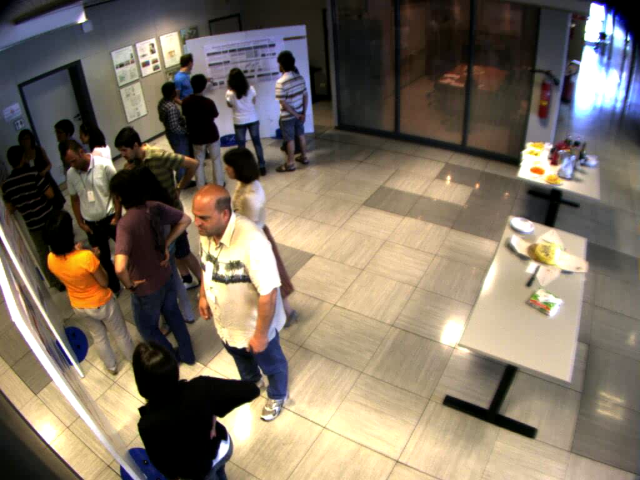
#> input picture playground/0.png, 640 x 480 px
$ python calculate_homography.py
#> lines starting #> are read from the running program, lines starting #| are printed output that depends on the picture; after the words box and inside, x2 and y2 are one past the last pixel; in counts of white or black regions, pixels touching at a corner belong together
# Required Imports
import numpy as np
import cv2

# Read color image
color_im = cv2.imread('0.png')
#> color_im is the input picture: shape (480, 640, 3); mean B, G, R 98.7, 113.8, 125.6

# pick source and destination points for perspective warping
pts_src = np.array([[510, 215], [461, 343], [571, 383],[587, 238]])
pts_dst = np.array([[515, 270], [515, 420], [595, 420],[595, 270]])

# draw source points
color_im = cv2.polylines(color_im, [pts_src], True, (0, 255, 0))
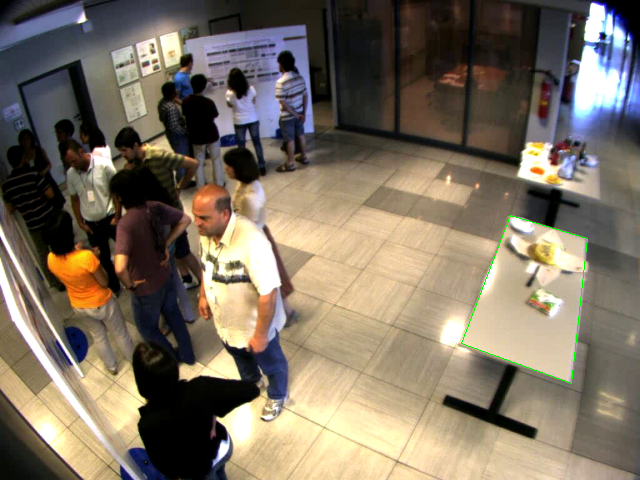
#> color_im: shape (480, 640, 3); 0.15% of pixels changed, all inside (x1, y1, x2, y2) = (461, 215, 588, 384)

# find homography and warp perspective
h, status = cv2.findHomography(pts_src, pts_dst)
im_out = cv2.warpPerspective(color_im, h, (color_im.shape[1], color_im.shape[0]))
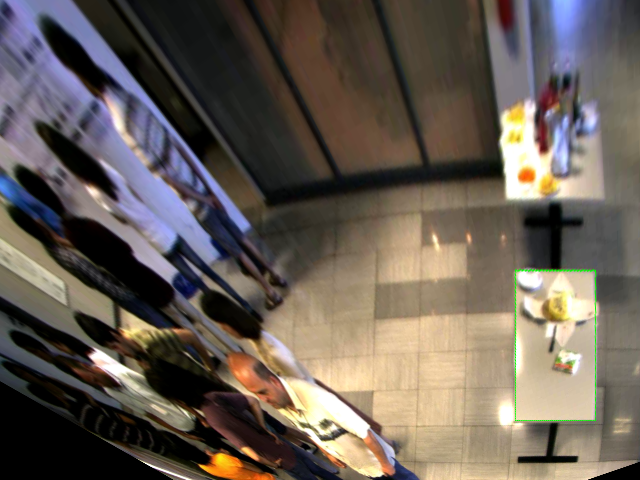
#> im_out: shape (480, 640, 3); mean B, G, R 85.4, 94.2, 103.7

cv2.imshow("Source Image", color_im)
cv2.imshow("Destination Image", im_out)
cv2.waitKey(0)

$ run again, with playground/0_1_disp.jpeg saved as playground/0.png
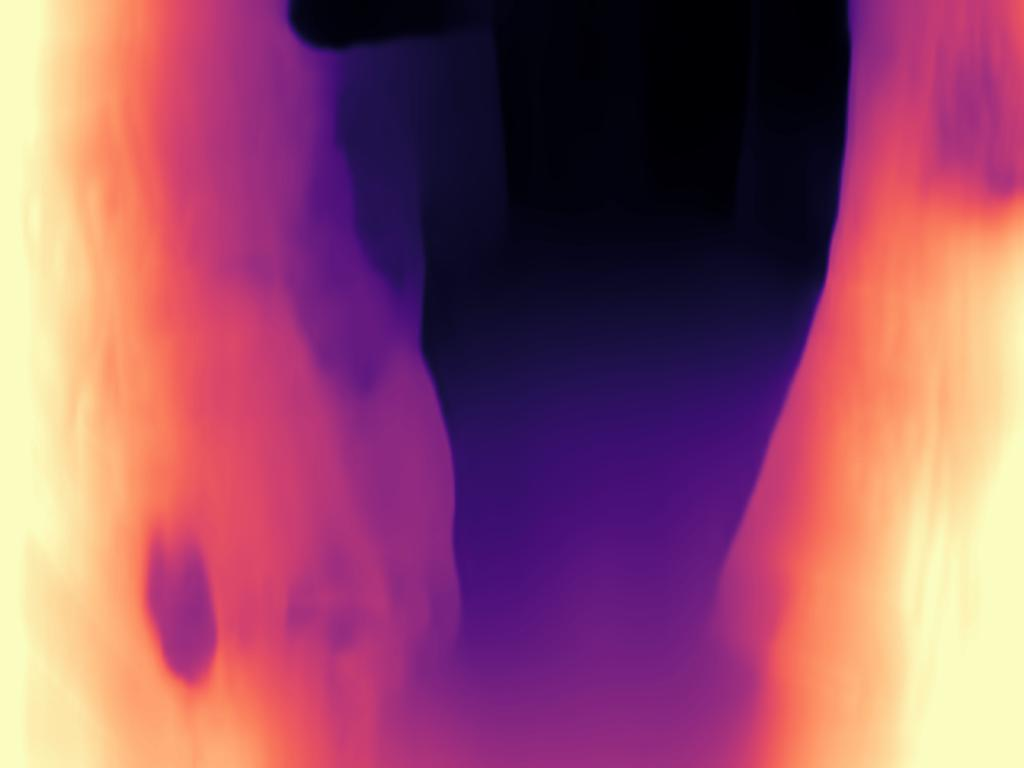
#> input picture playground/0_1_disp.jpeg, 1024 x 768 px
#> color_im is the input picture: shape (768, 1024, 3); mean B, G, R 105.7, 83, 151
#> `color_im = cv2.polylines(color_im, [pts_src], True, (0, 255, 0))`:
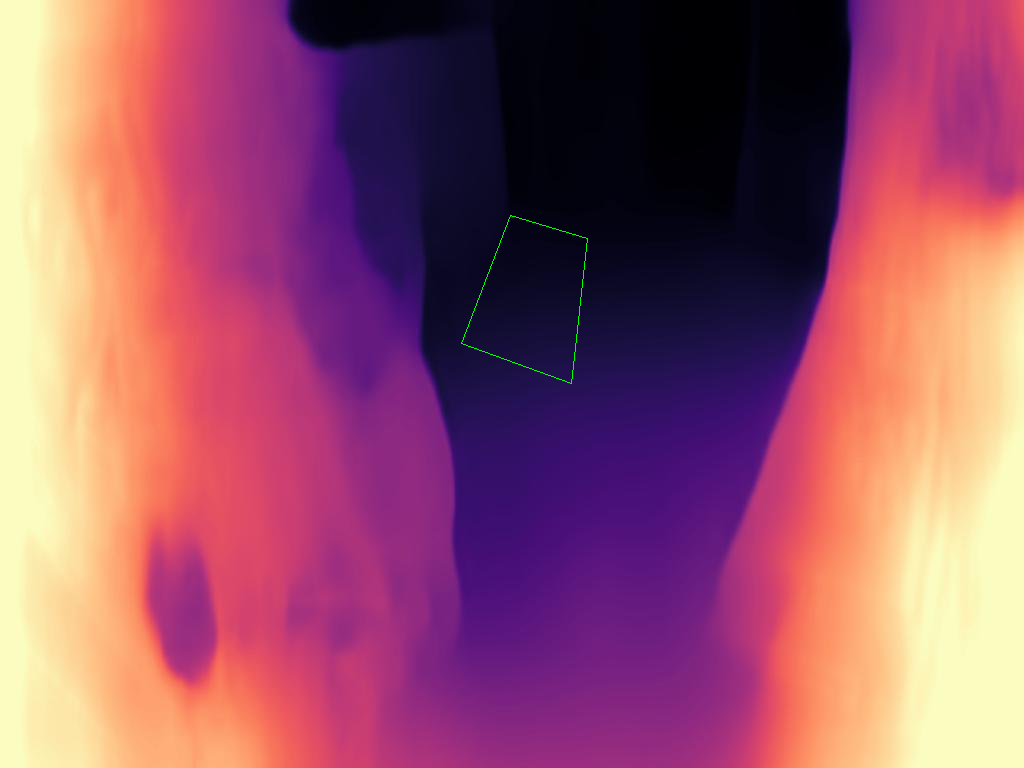
#> color_im: shape (768, 1024, 3); 0.06% of pixels changed, all inside (x1, y1, x2, y2) = (461, 215, 588, 384)
#> `im_out = cv2.warpPerspective(color_im, h, (color_im.shape[1], color_im..`:
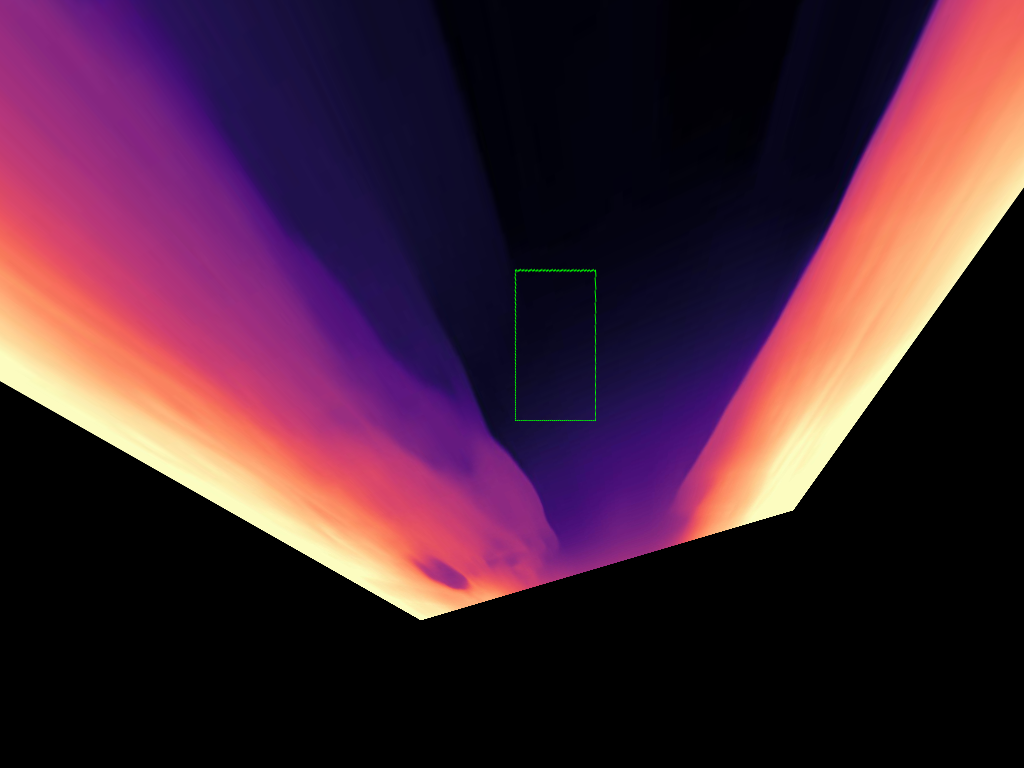
#> im_out: shape (768, 1024, 3); mean B, G, R 53.8, 35.3, 69.2

$ run again, with playground/0_2.jpg saved as playground/0.png
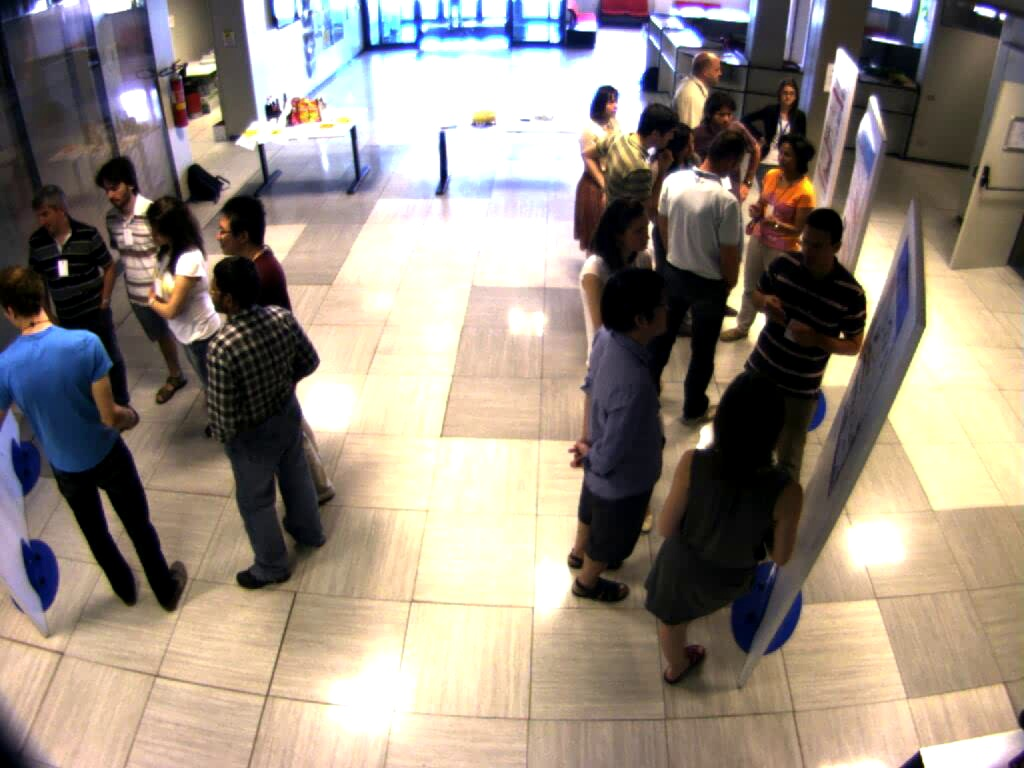
#> input picture playground/0_2.jpg, 1024 x 768 px
#> color_im is the input picture: shape (768, 1024, 3); mean B, G, R 127.4, 138.7, 149.8
#> `color_im = cv2.polylines(color_im, [pts_src], True, (0, 255, 0))`:
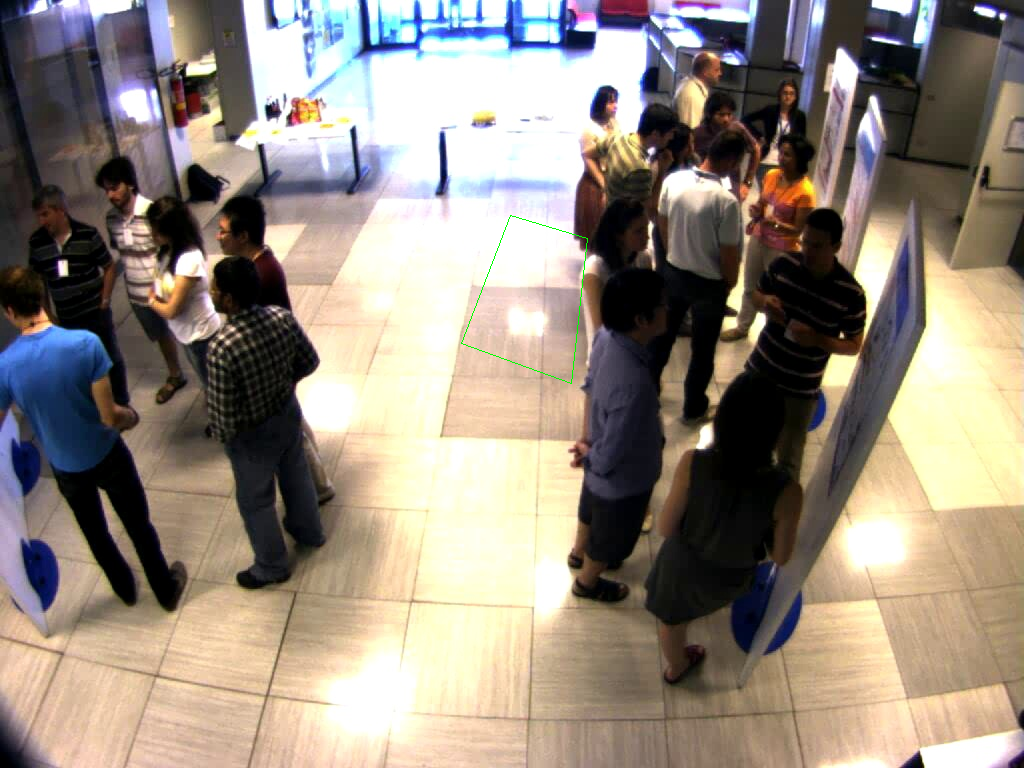
#> color_im: shape (768, 1024, 3); 0.06% of pixels changed, all inside (x1, y1, x2, y2) = (461, 215, 588, 384)
#> `im_out = cv2.warpPerspective(color_im, h, (color_im.shape[1], color_im..`:
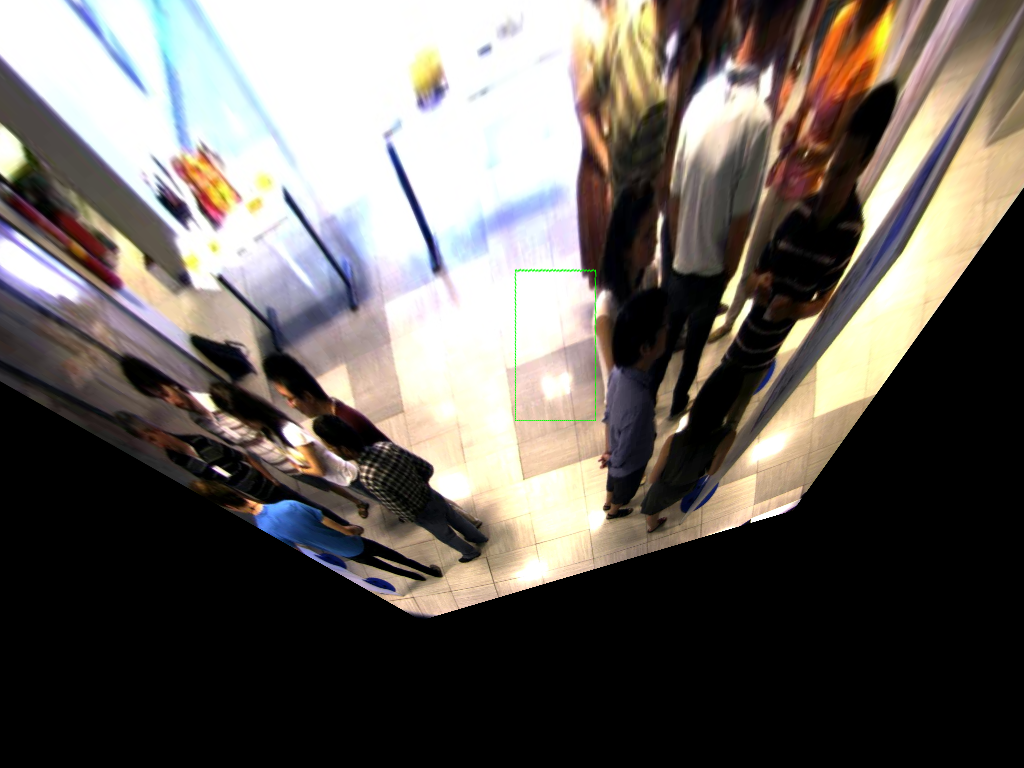
#> im_out: shape (768, 1024, 3); mean B, G, R 92.9, 98.2, 103.9
